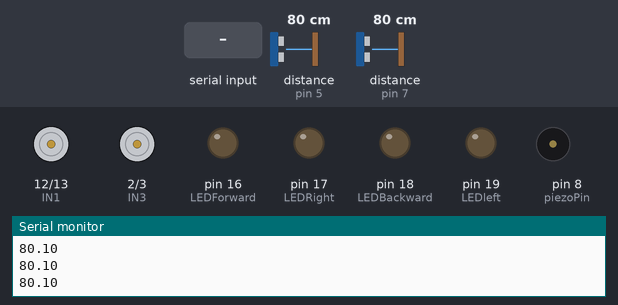
Simulated run of this sketch. Board: Arduino Uno, built with avr-gcc and run on an emulated ATmega328P. On the bench: motor-driver pin pairs drawn as motors (green arrow = first pin HIGH = forward, orange = second pin HIGH = backward, longer = more drive, scaled by the enable pin), output pins drawn as LEDs (lit = HIGH), buzzer (waves = sounding), the last lines printed to the serial monitor. Wiring (inferred from the names in the program): 2 × ultrasonic range finder: trigger pin 4, echo pin 5 / trigger pin 6, echo pin 7. The test bench sets the inputs (shaded band); at power-on: distance to the obstacle (sensors on pin 5, pin 7) 80 cm. The echo pulse lasts 58.3 µs per cm; pins used as bus, display or sensor lines are not drawn.

Above: at 1.2 s.
1.3 s: distance to the obstacle (sensor on pin 5) set to 22 cm
2.8 s: distance to the obstacle (sensor on pin 5) set to 18 cm
At 3.6 s:
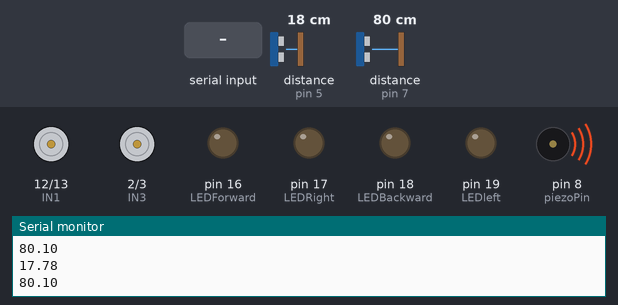
5.8 s: "1" received over Serial
At 8.2 s:
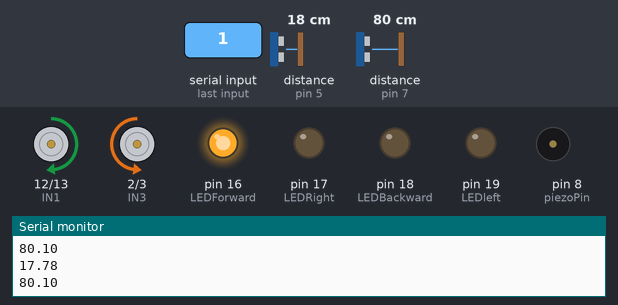
8.8 s: distance to the obstacle (sensor on pin 7) set to 18 cm
11.8 s: distance to the obstacle (sensor on pin 7) set to 14 cm
At 14.6 s:
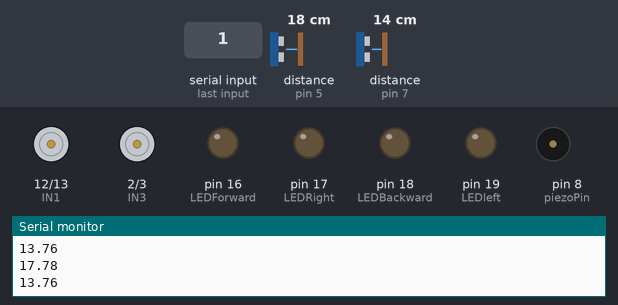
14.8 s: "b" received over Serial
Timing chart, 0 to 18.8 s (numbered marks = the images above; inputs shaded):
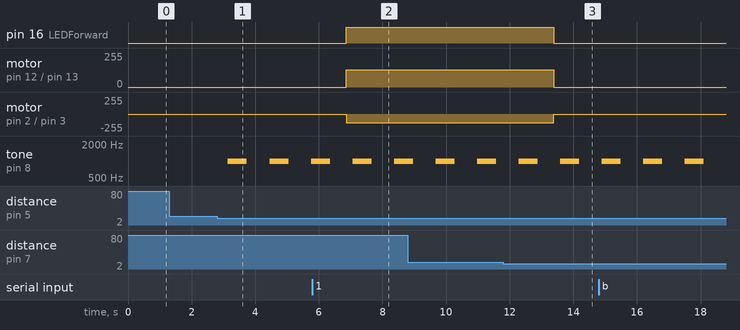

Measured:
- the behaviour switches between 21 and 20 cm on distance to the obstacle (sensor on pin 5) (found by bisection; images 0 and 1)
- the behaviour switches between 16 and 15 cm on distance to the obstacle (sensor on pin 7) (found by bisection; images 2 and 3)
- after the input at 2.8 s, tone on pin 8 (piezoPin): alternates 1000 Hz for 0.60 s and silent for 0.71 s, starting after 0.34 s
- after the input at 5.8 s, pin 16 (LEDForward): LOW → HIGH after 1.1 s; motor on pin 12 (IN1) / pin 13 (IN2): stopped → forward 130/255 after 1.1 s; motor on pin 2 (IN3) / pin 3 (IN4): stopped → backward 130/255 after 1.1 s
- after the input at 11.8 s, pin 16 (LEDForward): HIGH → LOW after 1.6 s; motor on pin 12 (IN1) / pin 13 (IN2): forward 130/255 → stopped after 1.6 s; motor on pin 2 (IN3) / pin 3 (IN4): backward 130/255 → stopped after 1.6 s

The sketch:

sketch_feb18a.ino
```cpp
//LEDs
int LEDForward=16;
int LEDRight=17;
int LEDleft=19;
int LEDBackward=18;
//L298& motor inf
//channel A
int IN1=12,IN2=13;
int ENA=10;
//channel B
int IN3=2,IN4=3;
int ENB=11;
int motorspeed1=0;
int motorspeed2=0;
//UltraSnoics
int triq_f=4,echo_f=5;
int triq_b=6,echo_b=7;
float duration_f, cm_f,duration_b, cm_b;
//Specify digital pin on the Arduino that the positive lead of piezo buzzer is attached.
int piezoPin = 8;

void setup() {
  // put your setup code here, to run once:
  Serial.begin(9600);
  //LEDs
  pinMode(LEDForward,OUTPUT);
  pinMode(LEDRight,OUTPUT);
  pinMode(LEDleft,OUTPUT);
  pinMode(LEDBackward,OUTPUT);
  pinMode(triq_f,OUTPUT);
  pinMode(triq_b,OUTPUT);
  pinMode(echo_f,INPUT);
  pinMode(echo_b,INPUT);
//L298 setup
  pinMode(IN1,OUTPUT);
  pinMode(IN2,OUTPUT);
  pinMode(ENA,OUTPUT);
  digitalWrite(ENA,LOW);//disabling motor
  pinMode(IN3,OUTPUT);
  pinMode(IN4,OUTPUT);
  pinMode(ENB,OUTPUT);
  digitalWrite(ENB,LOW);//disabling motor
  digitalWrite(LEDForward,LOW);
  digitalWrite(LEDRight,LOW);
  digitalWrite(LEDleft,LOW);
  digitalWrite(LEDBackward,LOW);

}

void loop() {
  // put your main code here, to run repeatedly:
  digitalWrite(triq_f,LOW);
  delayMicroseconds(2);
  digitalWrite(triq_f,HIGH);
  delayMicroseconds(5);
  digitalWrite(triq_f,LOW);
  duration_f=pulseIn(echo_f,HIGH);
  cm_f =(( duration_f/29)/2);

  digitalWrite(triq_b,LOW);
  delayMicroseconds(2);
  digitalWrite(triq_b,HIGH);
  delayMicroseconds(5);
  digitalWrite(triq_b,LOW);
  duration_b=pulseIn(echo_b,HIGH);
  cm_b =(( duration_b/29)/2);

  Serial.println(cm_f);
  Serial.println(cm_b);
  delay(200);
  if(cm_f<20 || cm_b<20)
  {
    Alarm();
  }

char dir;
if(Serial.available() > 0)
{
  dir=Serial.read();
  switch (dir)
  {
   case '1':
    MoveForward();
    break;
   case 'a':
    AvoidDamage();
    break;
   case 'b':
    MoveBackward();
    break;
   case 'l':
    turnLeft();
    break;
   case 'r':
    turnRight();
    break;
  }
}
if(cm_f<15 || cm_b<15)
  {
    AvoidDamage();
  }
}
//Function For Turn to Right
void turnRight()
{
  digitalWrite(IN2,LOW);
  digitalWrite(IN1,HIGH);
  digitalWrite(IN3,HIGH);
  digitalWrite(IN4,LOW);
   motorspeed1=200;
   motorspeed2=200;
   analogWrite(ENA,motorspeed1);
   analogWrite(ENB,motorspeed2);
  //LED
  digitalWrite(LEDForward,LOW);
  digitalWrite(LEDRight,HIGH);
  digitalWrite(LEDleft,LOW);
  digitalWrite(LEDBackward,LOW);
}

//Function For Turn to Left
void turnLeft()
{
  digitalWrite(IN1,LOW);
  digitalWrite(IN2,HIGH);
  digitalWrite(IN4,HIGH);
  digitalWrite(IN3,LOW);
  motorspeed1=200;
  motorspeed2=200;
  analogWrite(ENA,motorspeed1);
  analogWrite(ENB,motorspeed2);
  //LED
  digitalWrite(LEDForward,LOW);
  digitalWrite(LEDRight,LOW);
  digitalWrite(LEDleft,HIGH);
  digitalWrite(LEDBackward,LOW);
}

//Function For Moving Forward
void MoveForward()
{
  digitalWrite(IN1,HIGH);
  digitalWrite(IN2,LOW);
  digitalWrite(IN4,HIGH);
  digitalWrite(IN3,LOW);
  motorspeed1=130;
  motorspeed2=130;
  analogWrite(ENA,motorspeed1);
  analogWrite(ENB,motorspeed2);
  //LED
  digitalWrite(LEDForward,HIGH);
  digitalWrite(LEDRight,LOW);
  digitalWrite(LEDleft,LOW);
  digitalWrite(LEDBackward,LOW);

}
//Function For Moving Backward
void MoveBackward()
{
  digitalWrite(IN1,LOW);
  digitalWrite(IN2,HIGH);
  digitalWrite(IN4,LOW);
  digitalWrite(IN3,HIGH);
  motorspeed1=150;
  motorspeed2=150;
  analogWrite(ENA,motorspeed1);
  analogWrite(ENB,motorspeed2);
  //LED
  digitalWrite(LEDForward,LOW);
  digitalWrite(LEDRight,LOW);
  digitalWrite(LEDleft,LOW);
  digitalWrite(LEDBackward,HIGH);
}

void AvoidDamage()
{
      digitalWrite(ENA,LOW);
      digitalWrite(ENB,LOW);
      //LED
      digitalWrite(LEDForward,LOW);
      digitalWrite(LEDRight,LOW);
      digitalWrite(LEDleft,LOW);
      digitalWrite(LEDBackward,LOW);
  }
void Alarm()
{
      tone(piezoPin, 1000, 600);
      delay(1000);
      digitalWrite(piezoPin,LOW);
      delay(100);
  }
```
